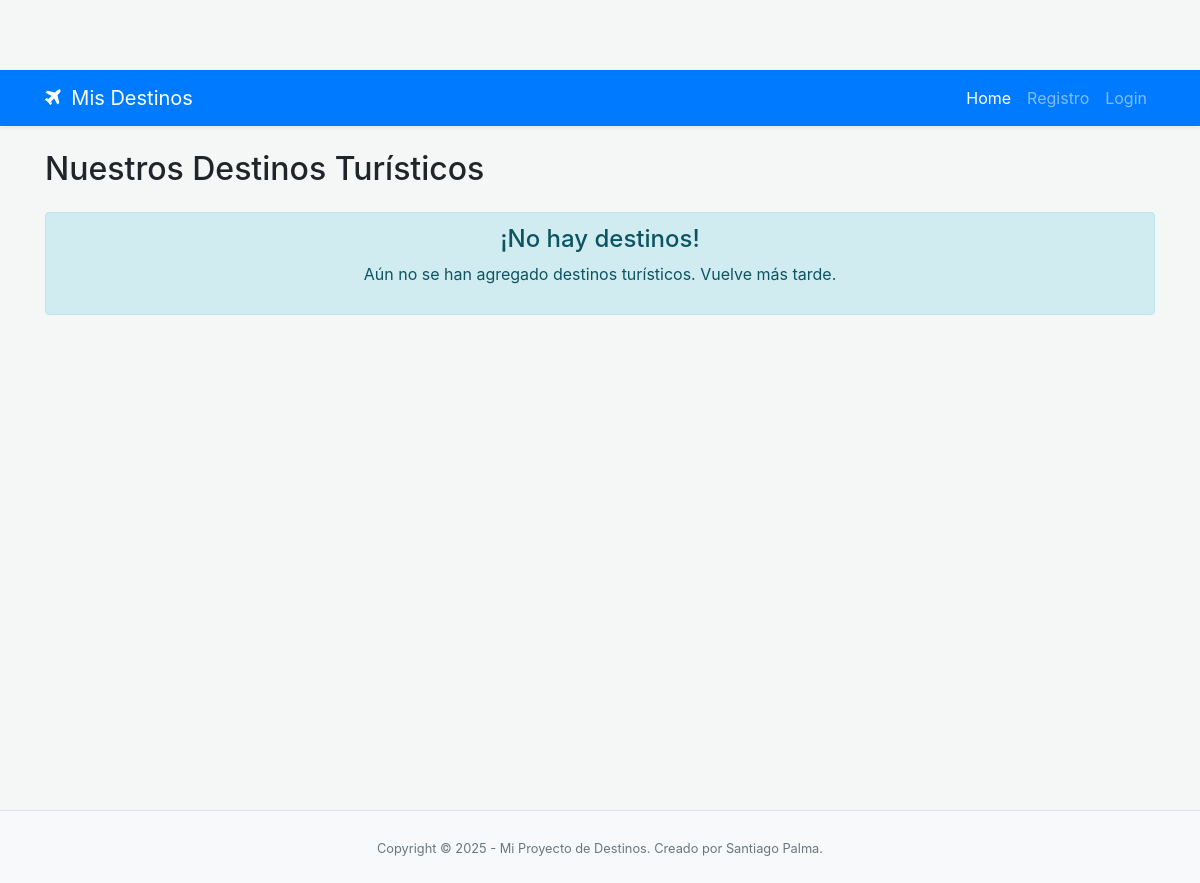
Before: / with the older database file.
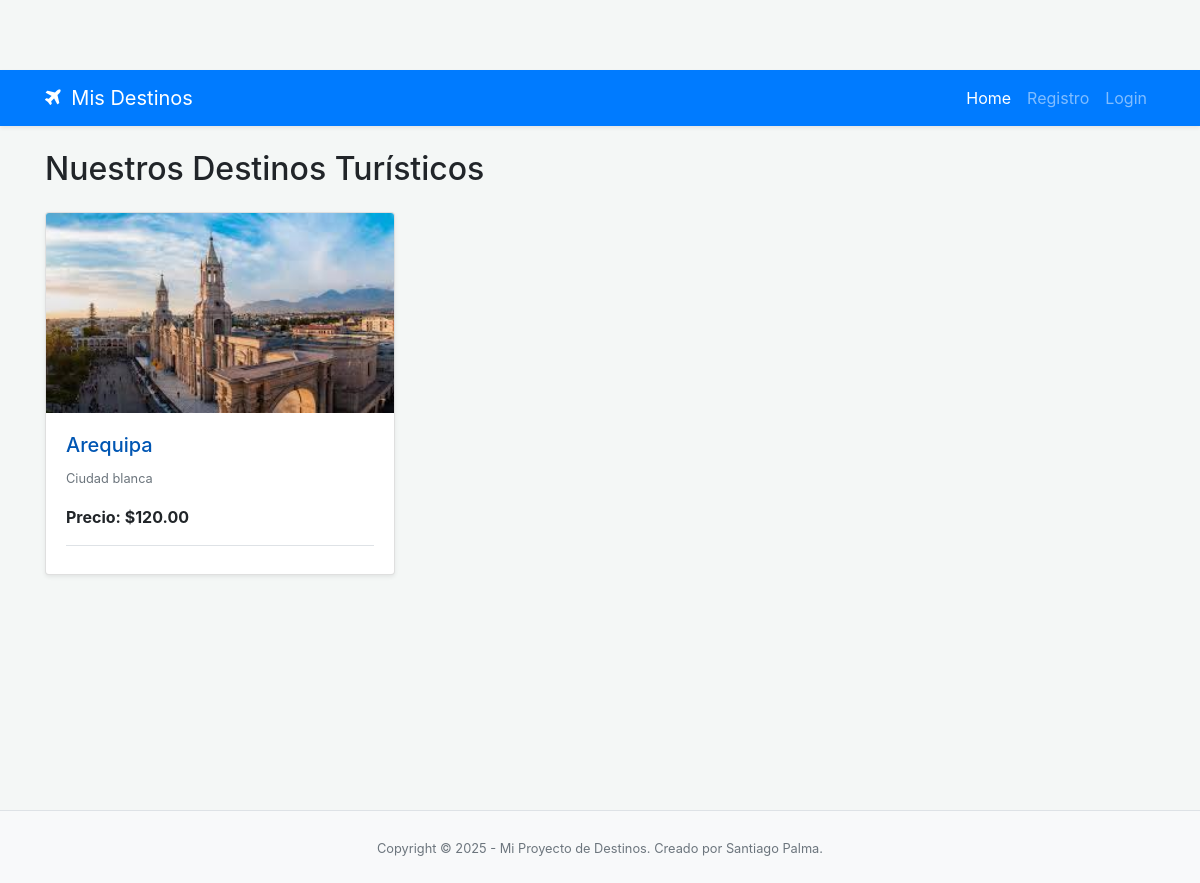
After: the same page with the newer database file.
### destinos_app/models.py (models this page shows, shortened)
class DestinosTuristicos(models.Model):
    nombreCiudad = models.CharField(max_length=100)
    descripcionCiudad = models.TextField()
    imagenCiudad = models.ImageField(upload_to='destinos_imagenes/') # Asegúrate de que MEDIA_ROOT esté configurado
    precioTour = models.DecimalField(max_digits=10, decimal_places=2)
    ofertaTour = models.BooleanField(default=False)

### destinos_app/views.py (the view)
# urls.py: path('', views.index, name='index'),
def index(request):
    destinos = DestinosTuristicos.objects.all()
    context = {'destinos': destinos}
    return render(request, 'index.html', context)

### templates/index.html (shortened to what this page needs)
{% extends 'base.html' %}
{% load static %}
{% block content %}
<div class="my-4">
    <div class="d-flex justify-content-between align-items-center mb-3">
        <h1 class="h2">Nuestros Destinos Turísticos</h1>
    </div>
    {% if destinos %}
    <div class="row">
        {% for destino in destinos %}
        <div class="col-md-6 col-lg-4 mb-4">
            <div class="card h-100 shadow-sm destination-card-minimal">
                {% if destino.imagenCiudad %}
                <img src="{{ destino.imagenCiudad.url }}" class="card-img-top" alt="{{ destino.nombreCiudad }}" style="height: 200px; object-fit: cover;">
                {% else %}
                <img src="{% static 'images/default_destination.jpg' %}" class="card-img-top" alt="Imagen no disponible" style="height: 200px; object-fit: cover; filter: grayscale(80%);">
                {% endif %}
                <div class="card-body d-flex flex-column">
                    <h5 class="card-title">{{ destino.nombreCiudad }}</h5>
                    <p class="card-text small text-muted flex-grow-1">{{ destino.descripcionCiudad|truncatewords:25 }}</p>
                    <p class="card-text font-weight-bold">Precio: ${{ destino.precioTour }}</p>
                    <div class="mt-auto pt-2 border-top">
                    </div>
                </div>
            </div>
        </div>
        {% endfor %}
    </div>
    {% else %}
    <div class="alert alert-info text-center" role="alert">
        <h4 class="alert-heading">¡No hay destinos!</h4>
        <p>Aún no se han agregado destinos turísticos. {% if user.is_authenticated %}¡Sé el primero en <a href="{% url 'agregar_destino' %}" class="alert-link">añadir uno</a>!{% else %}Vuelve más tarde.{% endif %}</p>
    </div>
    {% endif %}
</div>
{% endblock %}

### templates/base.html (shortened to what this page needs)
{% load static %}
<!DOCTYPE html>
<html lang="es">
<head>
    <link rel="stylesheet" href="https://stackpath.bootstrapcdn.com/bootstrap/4.5.2/css/bootstrap.min.css">
    <link rel="stylesheet" href="https://cdnjs.cloudflare.com/ajax/libs/font-awesome/4.7.0/css/font-awesome.min.css">
    <link rel="stylesheet" type="text/css" href="{% static 'css/custom_project.css' %}">
</head>
<body>
    <nav class="navbar navbar-expand-lg navbar-dark bg-primary shadow-sm mb-4">
        <div class="container">
            <a class="navbar-brand" href="{% url 'index' %}">
                <i class="fa fa-plane"></i> Mis Destinos
            </a>
            <div class="collapse navbar-collapse" id="navbarNav">
                <ul class="navbar-nav ml-auto">
                    <li class="nav-item {% if request.resolver_match.url_name == 'index' %}active{% endif %}">
                        <a class="nav-link" href="{% url 'index' %}">Home</a>
                    </li>
                    {% if user.is_authenticated %}
                    <li class="nav-item">
                        <span class="navbar-text mr-3">
                            Hola, {{ user.username }}!
                        </span>
                    </li>
                    <li class="nav-item">
                        <a class="nav-link btn btn-info btn-sm text-white" href="{% url 'agregar_destino' %}">
                            <i class="fa fa-plus-circle"></i> Añadir Destino
                        </a>
                    </li>
                    <li class="nav-item">
                        <a class="nav-link" href="{% url 'logout' %}">Logout <i class="fa fa-sign-out"></i></a>
                    </li>
                    {% else %}
                    <li class="nav-item {% if request.resolver_match.url_name == 'registro' %}active{% endif %}">
                        <a class="nav-link" href="{% url 'registro' %}">Registro</a>
                    </li>
                    <li class="nav-item {% if request.resolver_match.url_name == 'login' %}active{% endif %}">
                        <a class="nav-link" href="{% url 'login' %}">Login</a>
                    </li>
                    {% endif %}
                </ul>
            </div>
        </div>
    </nav>
    <main role="main" class="container">
        {% block content %}{% endblock content %}
    </main>
    <footer class="py-4 bg-light mt-auto border-top">
        <div class="container text-center">
            <small class="text-muted">Copyright © {% now "Y" %} - Mi Proyecto de Destinos. Creado por Santiago Palma.</small>
        </div>
    </footer>
</body>
</html>

### static/css/custom_project.css (style rules this page uses)
body { font-family: -apple-system, BlinkMacSystemFont, "Segoe UI", Roboto, "Helvetica Neue", Arial, "Noto Sans", sans-serif, "Apple Color Emoji", "Segoe UI Emoji", "Segoe UI Symbol", "Noto Color Emoji"; background-color: #f4f7f6; padding-top: 70px; }
main.container { min-height: calc(100vh - 140px); }
.navbar-brand i { margin-right: 5px; }
.destination-card-minimal { transition: transform 0.2s ease-in-out, box-shadow 0.2s ease-in-out; }
.card-title { color: #0056b3; }

Changed rows visible on the page:
added DestinosTuristicos: imagenCiudad (picture), nombreCiudad "Arequipa", descripcionCiudad "Ciudad blanca", precioTour "120.00"
Other visible differences:
text no longer shown: "¡No hay destinos! Aún no se han agregado destinos turísticos. Vuelve más tarde."
